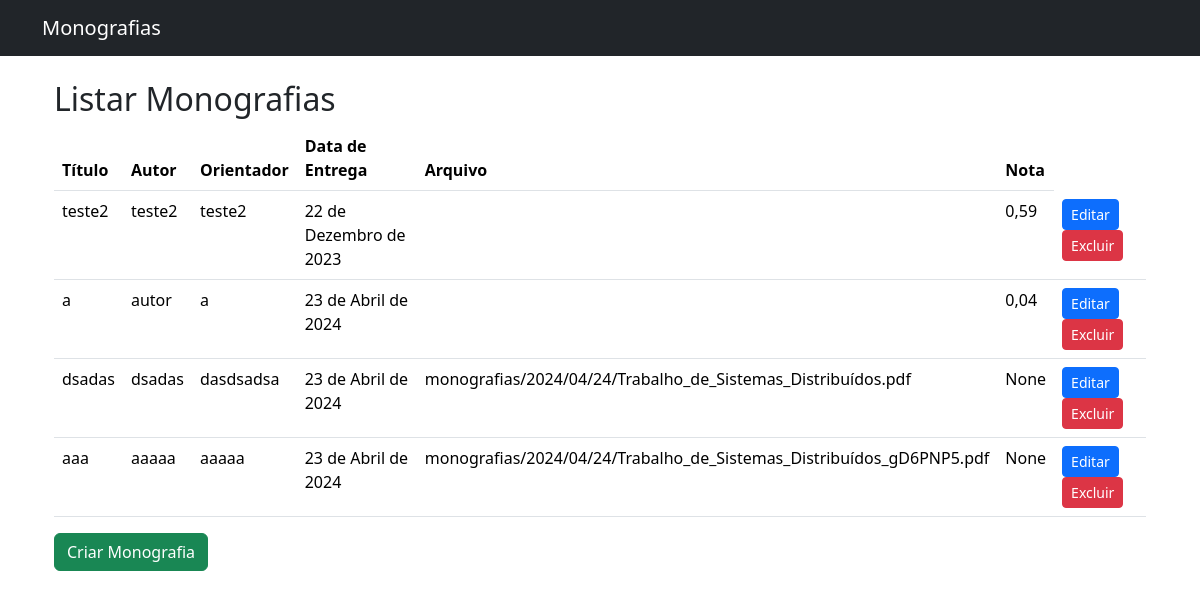
The page / on the database its author committed.
### monografias/models.py (models this page shows, shortened)
class Monografia(models.Model):
    titulo = models.CharField(max_length=100)
    autor = models.CharField(max_length=100)
    orientador = models.CharField(max_length=100)
    coorientador = models.CharField(max_length=100, blank=True, null=True)
    resumo = models.TextField()
    palavras_chave = models.CharField(max_length=100)
    data_entrega = models.DateField()
    banca_examinadora = models.CharField(max_length=100, blank=True, null=True)
    nota_final = models.DecimalField(max_digits=5, decimal_places=2, blank=True, null=True)
    area_concentracao = models.CharField(max_length=100, blank=True, null=True)
    arquivo = models.FileField(upload_to='monografias/%Y/%m/%d')

### monografias/views.py (the view)
# urls.py: path('', ListarMonografias.as_view(), name='listar_monografias'),
class ListarMonografias(ListView):
    model = Monografia
    template_name = 'listar_monografias.html'
    context_object_name = 'monografias'

### templates/listar_monografias.html
{% extends 'base.html' %}
{% block content %}
<div class="container mt-4">
    <h2>Listar Monografias</h2>
    <table class="table">
        <thead>
            <tr>
                <th>Título</th>
                <th>Autor</th>
                <th>Orientador</th>
                <th>Data de Entrega</th>
                <th>Arquivo</th>
                <th>Nota</th>
            </tr>
        </thead>
        <tbody>
            {% for monografia in monografias %}
            <tr>
                <td>{{ monografia.titulo }}</td>
                <td>{{ monografia.autor }}</td>
                <td>{{ monografia.orientador }}</td>
                <td>{{ monografia.data_entrega }}</td>
                <td>{{monografia.arquivo}}</td>
                <td>{{monografia.nota_final}}</td>
                <td>
                    <a href="{% url 'editar_monografia' monografia.pk %}" class="btn btn-primary btn-sm">Editar</a>
                    <a href="{% url 'excluir_monografia' monografia.pk %}" class="btn btn-danger btn-sm">Excluir</a>
                </td>
            </tr>
            {% endfor %}
        </tbody>
    </table>
    <a href="{% url 'criar_monografia' %}" class="btn btn-success">Criar Monografia</a>
</div>
{% endblock %}

### templates/base.html (shortened to what this page needs)
<!DOCTYPE html>
<html lang="en">
<head>
    <link href="https://cdn.jsdelivr.net/npm/bootstrap@5.3.3/dist/css/bootstrap.min.css" rel="stylesheet">
</head>
<body>
    <nav class="navbar navbar-expand-lg navbar-dark bg-dark">
        <div class="container">
            <a class="navbar-brand" href="#">Monografias</a>
        </div>
    </nav>
    <div class="container mt-4">
        {% block content %}
        {% endblock %}
    </div>
</body>
</html>

### rows shown on the page
Monografia: titulo "teste2", autor "teste2", orientador "teste2", data_entrega "22 de Dezembro de 2023", nota_final "0,59"
Monografia: titulo "a", autor "autor", orientador "a", data_entrega "23 de Abril de 2024", nota_final "0,04"
Monografia: titulo "dsadas", autor "dsadas", orientador "dasdsadsa", data_entrega "23 de Abril de 2024", arquivo "monografias/2024/04/24/Trabalho_de_Sistemas_Distribuídos.pdf", nota_final "None"
Monografia: titulo "aaa", autor "aaaaa", orientador "aaaaa", data_entrega "23 de Abril de 2024", arquivo "monografias/2024/04/24/Trabalho_de_Sistemas_Distribuídos_gD6PNP5.pdf", nota_final "None"
